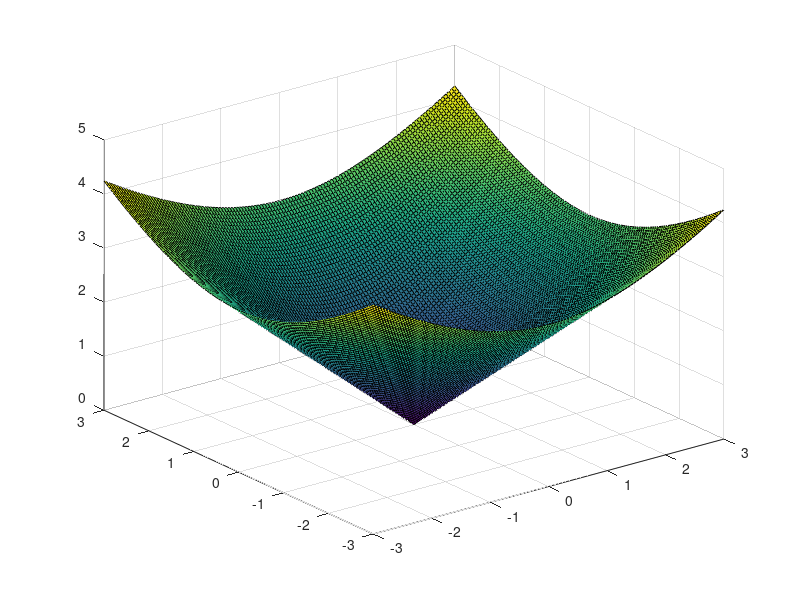

The MATLAB script that drew this image: (Note: this script raises an error after producing the figure.)
global R C
  
[X,Y] = meshgrid(-3:0.05:3);
J = sqrt(X.^2 + Y.^2) + eps;
for s=1:length(R)
        J = J - R(s)./sqrt((X-C(s,1)).^2 + (Y-C(s,2)).^2);  
end

surf(X,Y,J)
for i=1:100
    plotbest(i)
end
global A_init Ell r_d
i=60;
for j = 1 : n
		if (j-i)
% 			d(j)=norm(A_init(i,1:2)-A_init(j,1:2))+norm(A_init(i,3:4)-A_init(j,3:4))+norm(A_init(i,5:6)-A_init(j,5:6));
 			
            d(j)=norm(A_init(i,1:6)-A_init(j,1:6));
            

			end
	
end
    stem(d)
    
global N
N
